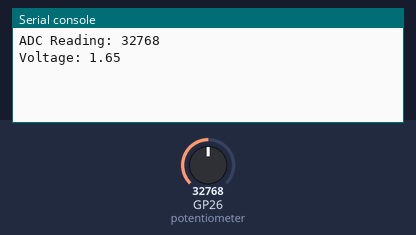
A program run on a simulated Raspberry Pi Pico running MicroPython. Shown: the last lines printed to the serial console. The inputs (shaded band) are chosen by the test bench; at power-on: GP26 (potentiometer) = 32768 (analog values on the 0–65535 scale).

Above: at 1.2 s.
1.3 s: GP26 (potentiometer) set to 45874
At 2.6 s:
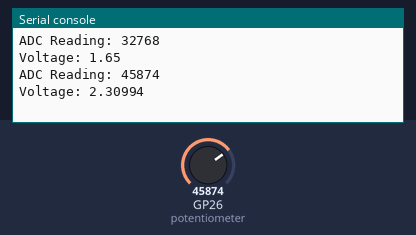
4.0 s: GP26 (potentiometer) set to 57670
At 5.3 s:
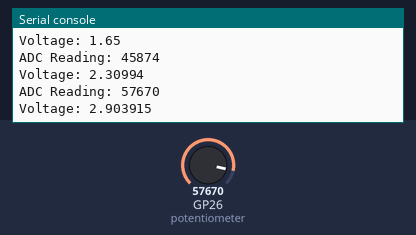
Timing chart, 0 to 7.0 s (numbered marks = the images above; inputs shaded):
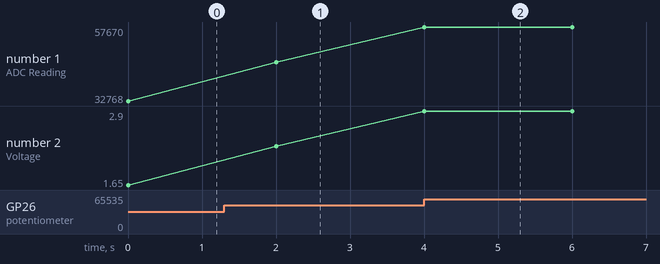

The program:

adcvolatgereadingmain.py.py
```python
import machine
import utime

potentiometer = machine.ADC(26)

while True:
    reading = potentiometer.read_u16()
    conversion_factor = 3.3 / 65536  # Calculate the conversion factor
    voltage = reading * conversion_factor  # Convert the reading to voltage
    print("ADC Reading:", reading)
    print("Voltage:", voltage)
    utime.sleep(2)
     #CONNECT GND TO GROUND VCC TO 3V3 AND MIDDLE TERMINAL OF THE POT TO 26TH TERMINAL OF THE POT
```

Measured:
- after the input at 1.3 s, the serial console: prints a new line after 0.70 s (image 1)
- after the input at 4.0 s, the serial console: prints a new line at once (image 2)
- plotted number 1: 32768 → 45874 after the input at 1.3 s, 45874 → 57670 after the input at 4.0 s
- plotted number 2: 1.65 → 2.31 after the input at 1.3 s, 2.31 → 2.9 after the input at 4.0 s
